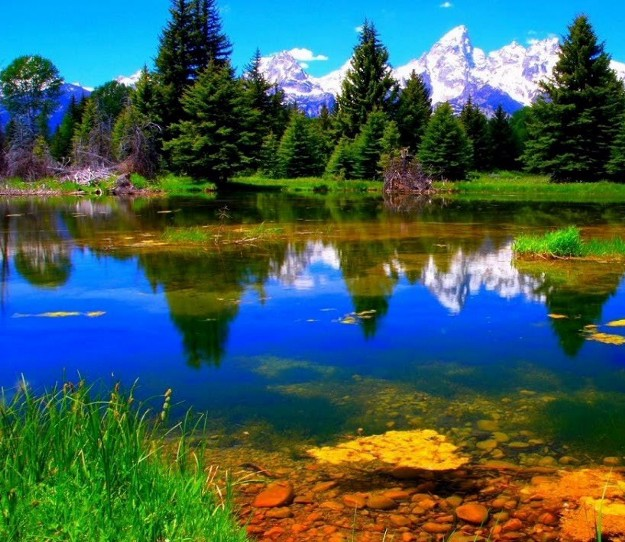
#> input picture img1_1.jpg, 625 x 542 px
$ python img_stitch.py
#> lines starting #> are read from the running program, lines starting #| are printed output that depends on the picture
import cv2
import numpy as np

img_ = cv2.imread('img1_1.jpg')
#> img_ is the input picture: shape (542, 625, 3); mean B, G, R 87.6, 94, 61.9

img1 = cv2.cvtColor(img_,cv2.COLOR_BGR2GRAY)
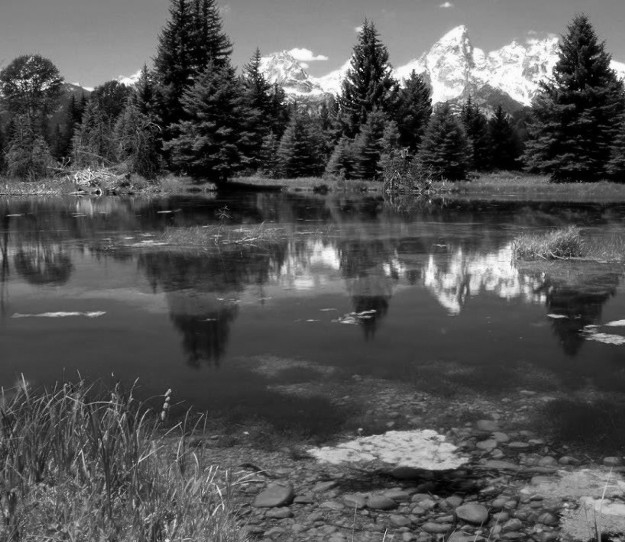
#> img1: shape (542, 625); min 0, max 255, mean 83.7

img = cv2.imread('img2_2.jpg')
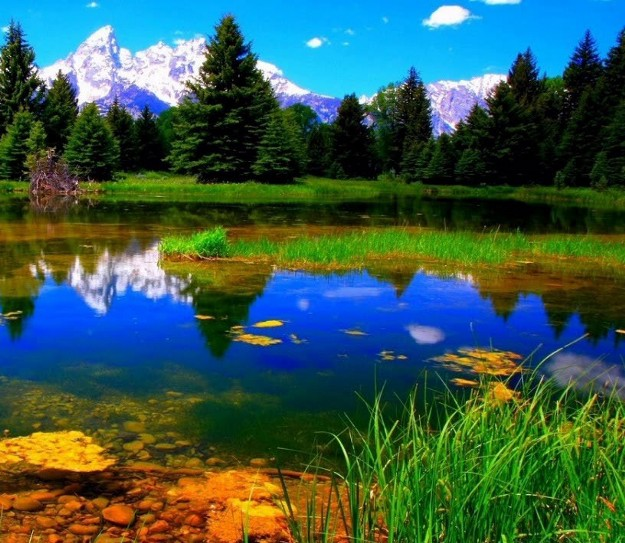
#> input picture img2_2.jpg, 625 x 543 px
#> img is the input picture: shape (543, 625, 3); mean B, G, R 78, 89.8, 57.1

img2 = cv2.cvtColor(img,cv2.COLOR_BGR2GRAY)
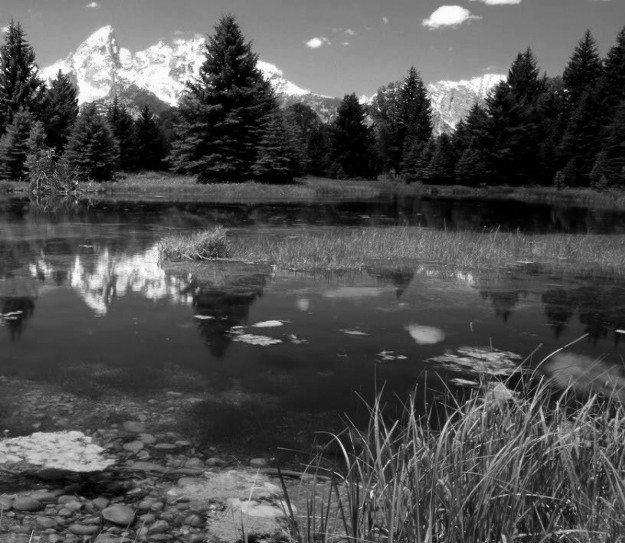
#> img2: shape (543, 625); min 0, max 255, mean 78.7

sift = cv2.xfeatures2d.SIFT_create()

kp1, des1 = sift.detectAndCompute(img1,None)
#> kp1 = 3539 keypoints; strongest (x, y, size): (392, 88, 2.9), (351, 82, 2.7), (98, 192, 2.6), (521, 72, 47.2)
kp2, des2 = sift.detectAndCompute(img2,None)
#> kp2 = 3169 keypoints; strongest (x, y, size): (38, 89, 3), (168, 72, 47.2), (204, 87, 2.3), (361, 101, 4.6)

match = cv2.BFMatcher()
matches = match.knnMatch(des1,des2,k=2)
#> matches = 3539 matches

good = []
for m,n in matches:
    if m.distance < 0.03*n.distance:
        good.append(m)
#> after the loop, good = []

draw_params = dict(matchColor=(0,255,0),
                       singlePointColor=None,
                       flags=2)

img3 = cv2.drawMatches(img_,kp1,img,kp2,good,None,**draw_params)
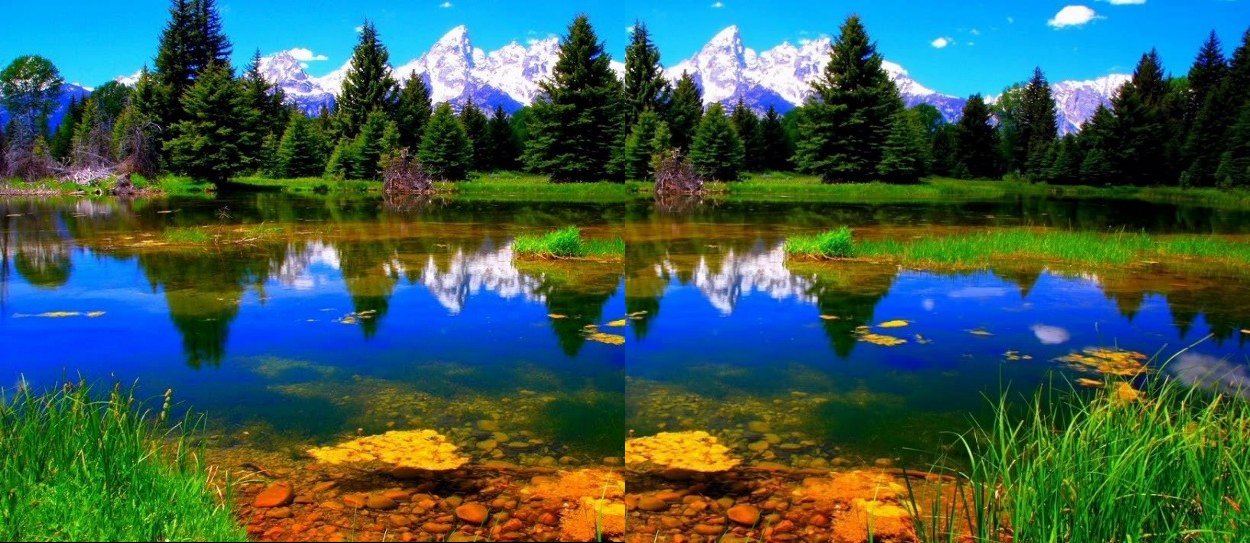
#> img3: shape (543, 1250, 3); mean B, G, R 82.7, 91.8, 59.5


MIN_MATCH_COUNT = 10
if len(good) > MIN_MATCH_COUNT:
    src_pts = np.float32([ kp1[m.queryIdx].pt for m in good ]).reshape(-1,1,2)
    dst_pts = np.float32([ kp2[m.trainIdx].pt for m in good ]).reshape(-1,1,2)

    M, mask = cv2.findHomography(src_pts, dst_pts, cv2.RANSAC, 5.0)

    h,w = img1.shape
    pts = np.float32([ [0,0],[0,h-1],[w-1,h-1],[w-1,0] ]).reshape(-1,1,2)
    dst = cv2.perspectiveTransform(pts, M)
    img2 = cv2.polylines(img2,[np.int32(dst)],True,255,3, cv2.LINE_AA)

else:
    print("Not enought matches are found - %d/%d", (len(good)/MIN_MATCH_COUNT))
#| Not enought matches are found - %d/%d 0.0

#> (the run stopped early here; a loop or call above may not have finished)
